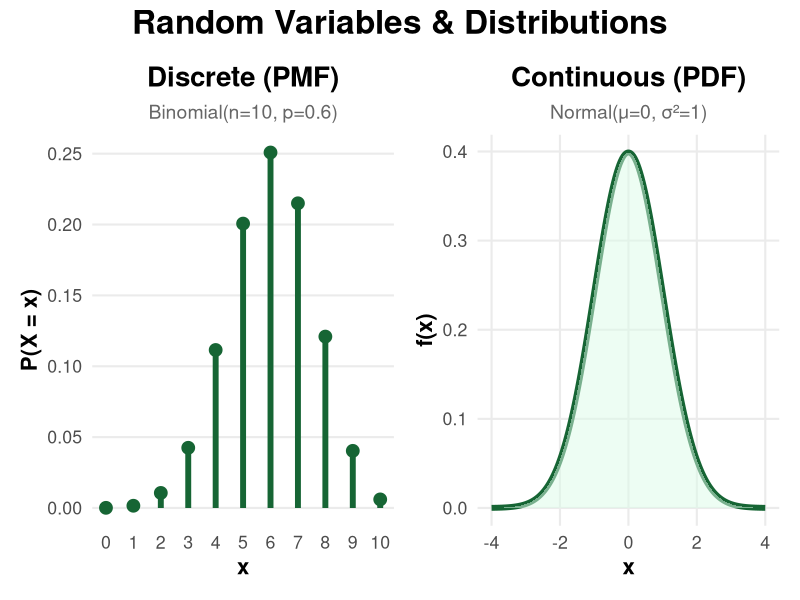

The R script that drew this image:
# Create thumbnail for Random Variables and Distributions post
# Shows PMF (discrete) and PDF (continuous) side by side

library(ggplot2)
library(patchwork)

# Set theme
theme_set(theme_minimal(base_size = 14))

# Color palette - using the green from the site
green_primary <- "#166534"
green_light <- "#dcfce7"

# Left panel: PMF (Binomial distribution)
pmf_data <- data.frame(
  x = 0:10,
  prob = dbinom(0:10, size = 10, prob = 0.6)
)

p1 <- ggplot(pmf_data, aes(x = x, y = prob)) +
  geom_segment(aes(xend = x, yend = 0), color = green_primary, linewidth = 2) +
  geom_point(color = green_primary, size = 4) +
  labs(
    title = "Discrete (PMF)",
    subtitle = "Binomial(n=10, p=0.6)",
    x = "x",
    y = "P(X = x)"
  ) +
  scale_x_continuous(breaks = 0:10) +
  theme_minimal(base_size = 16) +
  theme(
    plot.title = element_text(face = "bold", hjust = 0.5, size = 20),
    plot.subtitle = element_text(hjust = 0.5, color = "gray40", size = 14),
    panel.grid.minor = element_blank(),
    panel.grid.major.x = element_blank(),
    axis.title = element_text(face = "bold")
  )

# Right panel: PDF (Normal distribution)
pdf_data <- data.frame(
  x = seq(-4, 4, length.out = 200)
)
pdf_data$density <- dnorm(pdf_data$x, mean = 0, sd = 1)

p2 <- ggplot(pdf_data, aes(x = x, y = density)) +
  geom_line(color = green_primary, linewidth = 2) +
  geom_area(fill = green_light, alpha = 0.5) +
  labs(
    title = "Continuous (PDF)",
    subtitle = "Normal(μ=0, σ²=1)",
    x = "x",
    y = "f(x)"
  ) +
  theme_minimal(base_size = 16) +
  theme(
    plot.title = element_text(face = "bold", hjust = 0.5, size = 20),
    plot.subtitle = element_text(hjust = 0.5, color = "gray40", size = 14),
    panel.grid.minor = element_blank(),
    axis.title = element_text(face = "bold")
  )

# Combine plots
combined <- p1 + p2 +
  plot_annotation(
    title = "Random Variables & Distributions",
    theme = theme(
      plot.title = element_text(size = 24, face = "bold", hjust = 0.5,
                                family = "sans", margin = margin(b = 10))
    )
  )

# Save
ggsave(
  "thumbnail.png",
  combined,
  width = 12,
  height = 5,
  dpi = 300,
  bg = "white"
)

cat("Thumbnail created successfully!\n")
